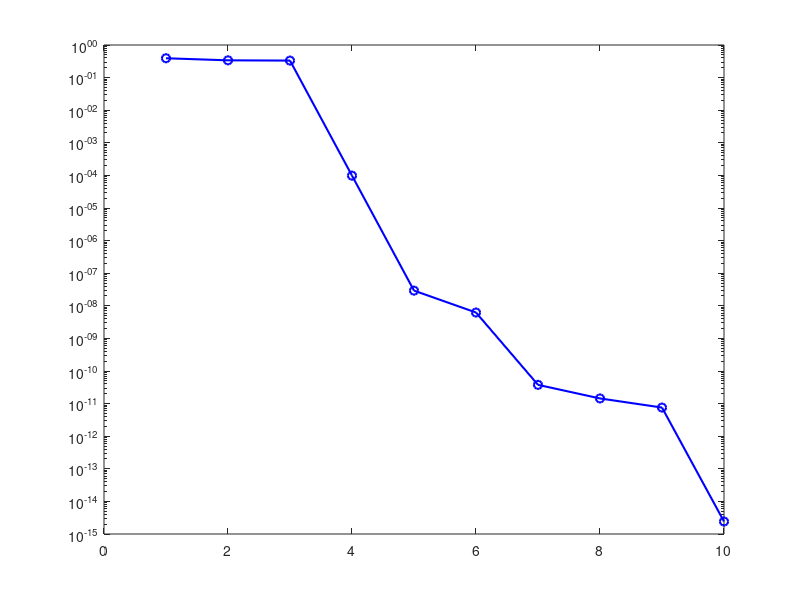

Write the MATLAB code that produced this figure. (Note: this script raises an error after producing the figure.)
% cg_spectrum_example.m
% Illustrates CG convergence for a matrix with m large eigenvalues and the rest clustered near 1.

rng(0);
n = 30;
m = 3; % Number of large eigenvalues

eigvals = ones(n,1);
eigvals(end-m+1:end) = [100; 200; 300];
eigvals(1:n-m) = eigvals(1:n-m) + linspace(0,1e-3,n-m)'; % Small spread

[Q,~] = qr(randn(n,n));
A = Q*diag(eigvals)*Q';

x_star = randn(n,1);
b = A*x_star;
x0 = zeros(n,1);

maxiter = n;
errs = zeros(maxiter,1);
x = x0;
r = b - A*x;
p = r;
e0 = x_star - x0;
norm0 = sqrt(e0'*A*e0);

for k = 1:maxiter
    Ap = A*p;
    alpha = (r'*r)/(p'*Ap);
    x_new = x + alpha*p;
    r_new = r - alpha*Ap;
    e = x_star - x_new;
    errs(k) = sqrt(e'*A*e)/norm0;
    if norm(r_new) < 1e-12
        errs = errs(1:k);
        break;
    end
    beta = (r_new'*r_new)/(r'*r);
    p = r_new + beta*p;
    x = x_new;
    r = r_new;
end

figure;
semilogy(1:length(errs), errs, 'bo-','LineWidth',1.5); hold on
xline(m, 'r--','LineWidth',1.5,'DisplayName',sprintf('m = %d',m));
xlabel('Iteration');
ylabel('Relative energy error ||x^*-x_k||_A / ||x^*-x_0||_A');
title('CG Convergence: m large eigenvalues, rest clustered at 1');
legend('CG relative A-norm error',sprintf('m = %d',m),'Location','southwest');
grid on;
